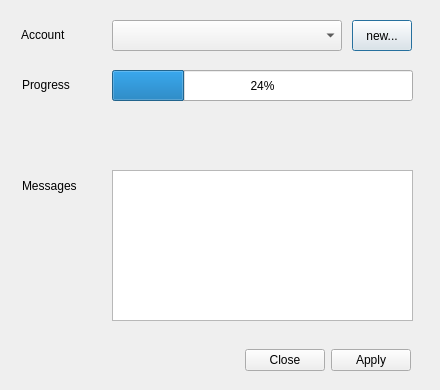
<?xml version="1.0" encoding="UTF-8"?>
<ui version="4.0">
 <class>UploadForm</class>
 <widget class="QDialog" name="UploadForm">
  <property name="geometry">
   <rect>
    <x>0</x>
    <y>0</y>
    <width>440</width>
    <height>390</height>
   </rect>
  </property>
  <property name="windowTitle">
   <string>Upload to Online Contest</string>
  </property>
  <widget class="QLabel" name="textLabelAccount">
   <property name="geometry">
    <rect>
     <x>21</x>
     <y>19</y>
     <width>81</width>
     <height>31</height>
    </rect>
   </property>
   <property name="text">
    <string>Account</string>
   </property>
   <property name="wordWrap">
    <bool>false</bool>
   </property>
  </widget>
  <widget class="QPushButton" name="pushButtonAccount">
   <property name="geometry">
    <rect>
     <x>352</x>
     <y>20</y>
     <width>60</width>
     <height>31</height>
    </rect>
   </property>
   <property name="text">
    <string>new...</string>
   </property>
  </widget>
  <widget class="QComboBox" name="comboBoxModel">
   <property name="geometry">
    <rect>
     <x>112</x>
     <y>20</y>
     <width>230</width>
     <height>31</height>
    </rect>
   </property>
  </widget>
  <widget class="QProgressBar" name="progressBar">
   <property name="geometry">
    <rect>
     <x>112</x>
     <y>70</y>
     <width>301</width>
     <height>31</height>
    </rect>
   </property>
   <property name="value">
    <number>24</number>
   </property>
  </widget>
  <widget class="QLabel" name="textLabelProgress">
   <property name="geometry">
    <rect>
     <x>22</x>
     <y>69</y>
     <width>80</width>
     <height>31</height>
    </rect>
   </property>
   <property name="text">
    <string>Progress</string>
   </property>
   <property name="wordWrap">
    <bool>false</bool>
   </property>
  </widget>
  <widget class="QPlainTextEdit" name="messages">
   <property name="enabled">
    <bool>true</bool>
   </property>
   <property name="geometry">
    <rect>
     <x>112</x>
     <y>170</y>
     <width>301</width>
     <height>151</height>
    </rect>
   </property>
   <property name="font">
    <font>
     <family>Courier 10 Pitch</family>
     <pointsize>8</pointsize>
     <weight>50</weight>
     <bold>false</bold>
    </font>
   </property>
   <property name="contextMenuPolicy">
    <enum>Qt::NoContextMenu</enum>
   </property>
   <property name="acceptDrops">
    <bool>false</bool>
   </property>
   <property name="autoFillBackground">
    <bool>false</bool>
   </property>
   <property name="frameShape">
    <enum>QFrame::StyledPanel</enum>
   </property>
   <property name="frameShadow">
    <enum>QFrame::Sunken</enum>
   </property>
   <property name="undoRedoEnabled">
    <bool>false</bool>
   </property>
   <property name="lineWrapMode">
    <enum>QPlainTextEdit::NoWrap</enum>
   </property>
   <property name="readOnly">
    <bool>true</bool>
   </property>
   <property name="plainText">
    <string notr="true"/>
   </property>
   <property name="backgroundVisible">
    <bool>false</bool>
   </property>
  </widget>
  <widget class="QLabel" name="textLabelMessages">
   <property name="geometry">
    <rect>
     <x>22</x>
     <y>170</y>
     <width>80</width>
     <height>31</height>
    </rect>
   </property>
   <property name="text">
    <string>Messages</string>
   </property>
   <property name="wordWrap">
    <bool>false</bool>
   </property>
  </widget>
  <widget class="QDialogButtonBox" name="buttonBox">
   <property name="geometry">
    <rect>
     <x>240</x>
     <y>340</y>
     <width>171</width>
     <height>41</height>
    </rect>
   </property>
   <property name="standardButtons">
    <set>QDialogButtonBox::Apply|QDialogButtonBox::Close</set>
   </property>
  </widget>
  <widget class="QLabel" name="textLabelResult">
   <property name="geometry">
    <rect>
     <x>119</x>
     <y>120</y>
     <width>291</width>
     <height>31</height>
    </rect>
   </property>
   <property name="font">
    <font>
     <pointsize>12</pointsize>
     <weight>75</weight>
     <bold>true</bold>
    </font>
   </property>
   <property name="text">
    <string/>
   </property>
   <property name="alignment">
    <set>Qt::AlignCenter</set>
   </property>
   <property name="wordWrap">
    <bool>false</bool>
   </property>
  </widget>
 </widget>
 <layoutdefault spacing="6" margin="11"/>
 <tabstops>
  <tabstop>comboBoxModel</tabstop>
  <tabstop>pushButtonAccount</tabstop>
 </tabstops>
 <resources/>
 <connections>
  <connection>
   <sender>pushButtonAccount</sender>
   <signal>clicked()</signal>
   <receiver>UploadForm</receiver>
   <slot>newAccount()</slot>
   <hints>
    <hint type="sourcelabel">
     <x>352</x>
     <y>50</y>
    </hint>
    <hint type="destinationlabel">
     <x>179</x>
     <y>36</y>
    </hint>
   </hints>
  </connection>
  <connection>
   <sender>comboBoxModel</sender>
   <signal>currentIndexChanged(int)</signal>
   <receiver>UploadForm</receiver>
   <slot>validate()</slot>
   <hints>
    <hint type="sourcelabel">
     <x>282</x>
     <y>42</y>
    </hint>
    <hint type="destinationlabel">
     <x>280</x>
     <y>108</y>
    </hint>
   </hints>
  </connection>
 </connections>
 <slots>
  <slot>newAccount()</slot>
  <slot>validate()</slot>
 </slots>
</ui>
